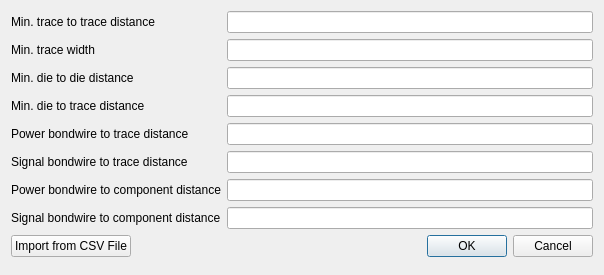
<?xml version="1.0" encoding="UTF-8"?>
<ui version="4.0">
 <class>design_rule_dialog</class>
 <widget class="QDialog" name="design_rule_dialog">
  <property name="geometry">
   <rect>
    <x>0</x>
    <y>0</y>
    <width>604</width>
    <height>275</height>
   </rect>
  </property>
  <property name="windowTitle">
   <string>Process Design Rules</string>
  </property>
  <layout class="QFormLayout" name="formLayout">
   <item row="0" column="0">
    <widget class="QLabel" name="label">
     <property name="text">
      <string>Min. trace to trace distance</string>
     </property>
    </widget>
   </item>
   <item row="0" column="1">
    <widget class="QLineEdit" name="min_trace_trace_width"/>
   </item>
   <item row="1" column="0">
    <widget class="QLabel" name="label_2">
     <property name="text">
      <string>Min. trace width</string>
     </property>
    </widget>
   </item>
   <item row="1" column="1">
    <widget class="QLineEdit" name="min_trace_width"/>
   </item>
   <item row="2" column="0">
    <widget class="QLabel" name="label_3">
     <property name="text">
      <string>Min. die to die distance</string>
     </property>
    </widget>
   </item>
   <item row="2" column="1">
    <widget class="QLineEdit" name="min_die_die_dist"/>
   </item>
   <item row="3" column="0">
    <widget class="QLabel" name="label_4">
     <property name="text">
      <string>Min. die to trace distance</string>
     </property>
    </widget>
   </item>
   <item row="3" column="1">
    <widget class="QLineEdit" name="min_die_trace_dist"/>
   </item>
   <item row="4" column="0">
    <widget class="QLabel" name="label_5">
     <property name="text">
      <string>Power bondwire to trace distance</string>
     </property>
    </widget>
   </item>
   <item row="4" column="1">
    <widget class="QLineEdit" name="power_wire_trace_dist"/>
   </item>
   <item row="5" column="0">
    <widget class="QLabel" name="label_6">
     <property name="text">
      <string>Signal bondwire to trace distance</string>
     </property>
    </widget>
   </item>
   <item row="5" column="1">
    <widget class="QLineEdit" name="signal_wire_trace_dist"/>
   </item>
   <item row="6" column="0">
    <widget class="QLabel" name="label_7">
     <property name="text">
      <string>Power bondwire to component distance</string>
     </property>
    </widget>
   </item>
   <item row="6" column="1">
    <widget class="QLineEdit" name="power_wire_comp_dist"/>
   </item>
   <item row="7" column="0">
    <widget class="QLabel" name="label_8">
     <property name="text">
      <string>Signal bondwire to component distance</string>
     </property>
    </widget>
   </item>
   <item row="7" column="1">
    <widget class="QLineEdit" name="signal_wire_comp_dist"/>
   </item>
   <item row="8" column="1">
    <widget class="QDialogButtonBox" name="dialog_button_box">
     <property name="standardButtons">
      <set>QDialogButtonBox::Cancel|QDialogButtonBox::Ok</set>
     </property>
    </widget>
   </item>
   <item row="8" column="0">
    <widget class="QPushButton" name="btn_import_design_rules">
     <property name="text">
      <string>Import from CSV File</string>
     </property>
    </widget>
   </item>
  </layout>
 </widget>
 <resources/>
 <connections/>
</ui>
